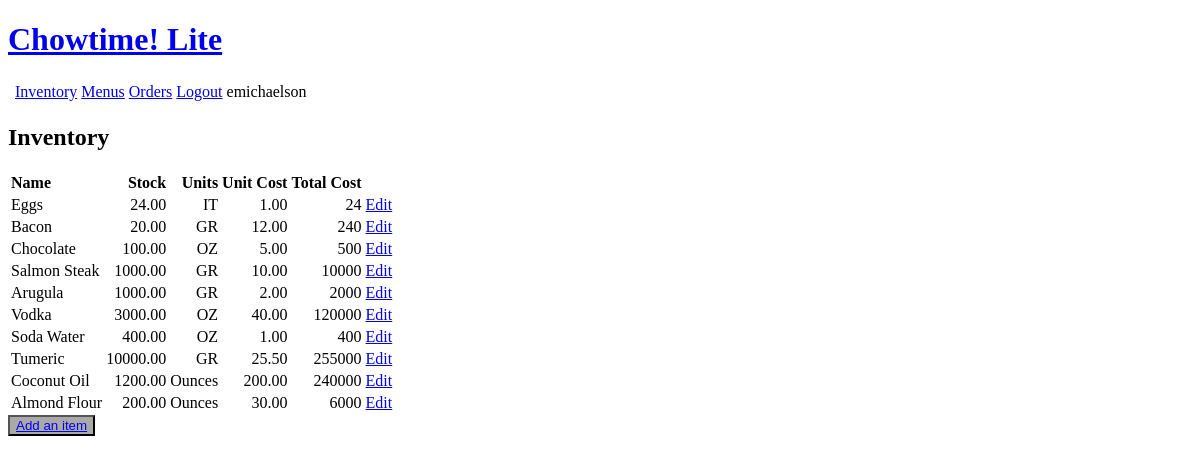
The page /inventory/ (signed in) on the database as committed earlier.
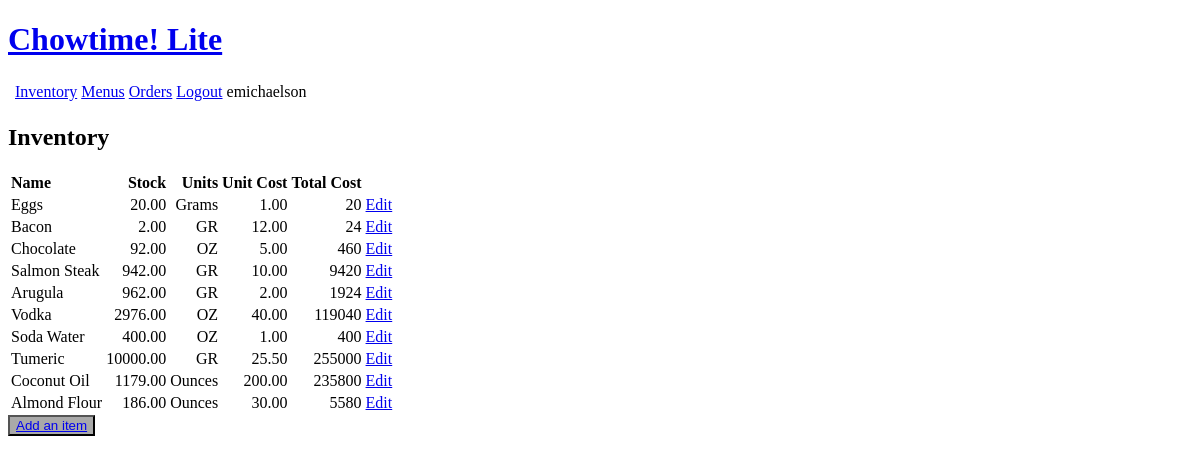
The same page on the database as committed later.
### inventory/models.py (models this page shows, shortened)
class Ingredient(models.Model):
    GRAM = 'Grams'
    OUNCE = 'Ounces'
    PIECE = 'Pieces'
    UNIT_CHOICES = [
        ('Grams', 'Grams'),
        ('Ounces', 'Ounces'),
        ('Pieces', 'Pieces')
    ]
    name = models.CharField(max_length=200)
    unitType = models.CharField(max_length=200, choices=UNIT_CHOICES, default=PIECE)
    unitCost = models.DecimalField(max_digits=10, decimal_places=2)
    inventoryQuantity = models.DecimalField(max_digits=10, decimal_places=2)
    def totalCost(self):
        result = self.inventoryQuantity * self.unitCost
        return "{:.0f}".format(result)

### inventory/views.py (the view)
# urls.py: path('inventory/', views.InventoryList, name='inventorylist'),
@login_required(login_url='login')
def InventoryList(request):
    inventory = Ingredient.objects.all()
    context = {'inventory': inventory}
    return render(request, 'inventory/inventoryList.html', context)

### inventory/templates/inventory/inventoryList.html
{% extends 'inventory/header.html' %}
{% block content %}
<h2>Inventory</h2>
<div>
    {% if inventory != '' %}
        <table>
            <thead>
                <th style="text-align: left">Name</th>
                <th style="text-align: right">Stock</th>
                <th style="text-align: right">Units</th>
                <th style="text-align: right">Unit Cost</th>
                <th style="text-align: right">Total Cost</th>
            </thead>
            <tbody>
            {% for item in inventory %}
                <tr>
                    <td style="text-align: left">{{ item.name }}</td>
                    <td style="text-align: right">{{ item.inventoryQuantity }}</td>
                    <td style="text-align: right">{{ item.unitType }}</td>
                    <td style="text-align: right">{{ item.unitCost }}</td>
                    <td style="text-align: right">{{ item.totalCost }}</td>
                    <td style="text-align: right"><a href="{% url 'inventoryupdate' item.id %}">Edit</a></td>
                </tr>
            {% endfor %}
            </tbody>
        </table>
    {% endif %}
    <button style="background-color: darkgrey;" type="button"><a href="{% url 'inventorycreate' %}">Add an item</a></button>
</div>
{% endblock %}

### inventory/templates/inventory/header.html (shortened to what this page needs)
<!DOCTYPE html>
<html>
    <head>
        <h1><a href="{% url 'home' %}">Chowtime! Lite</a></h1>
        <div>
            <table>
                <th>
                    <td><a href="{% url 'inventorylist' %}">Inventory</a></td>
                    <td><a href="{% url 'menulist' %}">Menus</a></td>
                    <td><a href="{% url 'orderlist' %}">Orders</a></td>
                    <td><a href="{% url 'logout' %}">Logout</a> {{ request.user }}</td>
                </th>
            </table>
        </div>
    </head>
    <body>
        {% block content %}
        {% endblock %}
    </body>
</html>

Rows that differ between the two databases and show on the page:
changed Ingredient "Eggs": inventoryQuantity "24.00" → "20.00"; unitType "IT" → "Grams"; totalCost "24" → "20"
changed Ingredient "Bacon": inventoryQuantity "20.00" → "2.00"; totalCost "240" → "24"
changed Ingredient "Chocolate": inventoryQuantity "100.00" → "92.00"; totalCost "500" → "460"
changed Ingredient "Salmon Steak": inventoryQuantity "1000.00" → "942.00"; totalCost "10000" → "9420"
changed Ingredient "Arugula": inventoryQuantity "1000.00" → "962.00"; totalCost "2000" → "1924"
changed Ingredient "Vodka": inventoryQuantity "3000.00" → "2976.00"; totalCost "120000" → "119040"
changed Ingredient "Coconut Oil": inventoryQuantity "1200.00" → "1179.00"; totalCost "240000" → "235800"
changed Ingredient "Almond Flour": inventoryQuantity "200.00" → "186.00"; totalCost "6000" → "5580"
